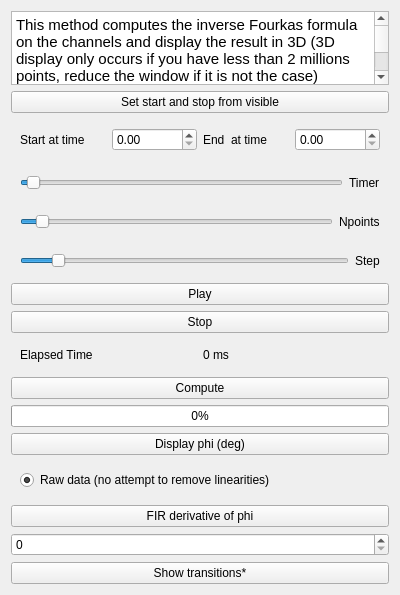
<?xml version="1.0" encoding="UTF-8"?>
<ui version="4.0">
 <class>Form</class>
 <widget class="QWidget" name="Form">
  <property name="geometry">
   <rect>
    <x>0</x>
    <y>0</y>
    <width>400</width>
    <height>595</height>
   </rect>
  </property>
  <property name="windowTitle">
   <string>Form</string>
  </property>
  <layout class="QVBoxLayout" name="verticalLayout">
   <item>
    <widget class="QTextEdit" name="textEdit">
     <property name="html">
      <string>&lt;!DOCTYPE HTML PUBLIC &quot;-//W3C//DTD HTML 4.0//EN&quot; &quot;http://www.w3.org/TR/REC-html40/strict.dtd&quot;&gt;
&lt;html&gt;&lt;head&gt;&lt;meta name=&quot;qrichtext&quot; content=&quot;1&quot; /&gt;&lt;meta charset=&quot;utf-8&quot; /&gt;&lt;style type=&quot;text/css&quot;&gt;
p, li { white-space: pre-wrap; }
hr { height: 1px; border-width: 0; }
li.unchecked::marker { content: &quot;\2610&quot;; }
li.checked::marker { content: &quot;\2612&quot;; }
&lt;/style&gt;&lt;/head&gt;&lt;body style=&quot; font-family:'Segoe UI'; font-size:9pt; font-weight:400; font-style:normal;&quot;&gt;
&lt;p style=&quot; margin-top:0px; margin-bottom:0px; margin-left:0px; margin-right:0px; -qt-block-indent:0; text-indent:0px;&quot;&gt;&lt;span style=&quot; font-family:'Ubuntu'; font-size:11pt;&quot;&gt;This method computes the inverse Fourkas formula on the channels and display the result in 3D (3D display only occurs if you have less than 2 millions points, reduce the window if it is not the case)&lt;/span&gt;&lt;/p&gt;
&lt;p style=&quot; margin-top:0px; margin-bottom:0px; margin-left:0px; margin-right:0px; -qt-block-indent:0; text-indent:0px;&quot;&gt;&lt;span style=&quot; font-family:'Ubuntu'; font-size:11pt;&quot;&gt;.&lt;/span&gt;&lt;/p&gt;
&lt;p style=&quot;-qt-paragraph-type:empty; margin-top:0px; margin-bottom:0px; margin-left:0px; margin-right:0px; -qt-block-indent:0; text-indent:0px; font-family:'Ubuntu'; font-size:11pt;&quot;&gt;&lt;br /&gt;&lt;/p&gt;
&lt;p style=&quot; margin-top:0px; margin-bottom:0px; margin-left:0px; margin-right:0px; -qt-block-indent:0; text-indent:0px;&quot;&gt;&lt;span style=&quot; font-family:'Ubuntu'; font-size:11pt;&quot;&gt;FIR (Finite impulse response) derivative of phi will display the time averaged phi variable. &lt;/span&gt;&lt;/p&gt;&lt;/body&gt;&lt;/html&gt;</string>
     </property>
    </widget>
   </item>
   <item>
    <widget class="QPushButton" name="startstopbutton">
     <property name="text">
      <string>Set start and stop from visible</string>
     </property>
    </widget>
   </item>
   <item>
    <widget class="QWidget" name="widget_2" native="true">
     <layout class="QHBoxLayout" name="horizontalLayout_2">
      <item>
       <widget class="QLabel" name="label_3">
        <property name="text">
         <string>Start at time</string>
        </property>
       </widget>
      </item>
      <item>
       <widget class="QDoubleSpinBox" name="startbox"/>
      </item>
      <item>
       <widget class="QLabel" name="label_4">
        <property name="text">
         <string>End  at time</string>
        </property>
       </widget>
      </item>
      <item>
       <widget class="QDoubleSpinBox" name="stopbox"/>
      </item>
     </layout>
    </widget>
   </item>
   <item>
    <widget class="QWidget" name="widget" native="true">
     <layout class="QHBoxLayout" name="horizontalLayout">
      <item>
       <widget class="QLabeledSlider" name="timerslider">
        <property name="maximum">
         <number>500</number>
        </property>
        <property name="value">
         <number>10</number>
        </property>
        <property name="tracking">
         <bool>true</bool>
        </property>
        <property name="orientation">
         <enum>Qt::Horizontal</enum>
        </property>
       </widget>
      </item>
      <item>
       <widget class="QLabel" name="label">
        <property name="text">
         <string>Timer</string>
        </property>
       </widget>
      </item>
     </layout>
    </widget>
   </item>
   <item>
    <widget class="QWidget" name="widget_3" native="true">
     <layout class="QHBoxLayout" name="horizontalLayout_3">
      <item>
       <widget class="QLabeledSlider" name="npointsslider">
        <property name="maximum">
         <number>1000</number>
        </property>
        <property name="value">
         <number>50</number>
        </property>
        <property name="orientation">
         <enum>Qt::Horizontal</enum>
        </property>
       </widget>
      </item>
      <item>
       <widget class="QLabel" name="label_2">
        <property name="text">
         <string>Npoints</string>
        </property>
       </widget>
      </item>
     </layout>
    </widget>
   </item>
   <item>
    <widget class="QWidget" name="widget_4" native="true">
     <layout class="QHBoxLayout" name="horizontalLayout_4">
      <item>
       <widget class="QLabeledSlider" name="stepslider">
        <property name="maximum">
         <number>1000</number>
        </property>
        <property name="value">
         <number>100</number>
        </property>
        <property name="orientation">
         <enum>Qt::Horizontal</enum>
        </property>
       </widget>
      </item>
      <item>
       <widget class="QLabel" name="label_5">
        <property name="text">
         <string>Step</string>
        </property>
       </widget>
      </item>
     </layout>
    </widget>
   </item>
   <item>
    <widget class="QPushButton" name="playbutton">
     <property name="text">
      <string>Play</string>
     </property>
    </widget>
   </item>
   <item>
    <widget class="QPushButton" name="stopbutton">
     <property name="text">
      <string>Stop</string>
     </property>
    </widget>
   </item>
   <item>
    <widget class="QWidget" name="widget_5" native="true">
     <layout class="QHBoxLayout" name="horizontalLayout_5">
      <item>
       <widget class="QLabel" name="label_6">
        <property name="text">
         <string>Elapsed Time</string>
        </property>
       </widget>
      </item>
      <item>
       <widget class="QLabel" name="elapsedtime">
        <property name="text">
         <string>0 ms</string>
        </property>
       </widget>
      </item>
     </layout>
    </widget>
   </item>
   <item>
    <widget class="QPushButton" name="computebutton">
     <property name="text">
      <string>Compute</string>
     </property>
    </widget>
   </item>
   <item>
    <widget class="QProgressBar" name="progressBar">
     <property name="value">
      <number>0</number>
     </property>
    </widget>
   </item>
   <item>
    <widget class="QPushButton" name="displayphi">
     <property name="text">
      <string>Display phi (deg)</string>
     </property>
    </widget>
   </item>
   <item>
    <widget class="QWidget" name="widget_6" native="true">
     <layout class="QHBoxLayout" name="horizontalLayout_6">
      <item>
       <widget class="QRadioButton" name="rawdatabutton">
        <property name="text">
         <string>Raw data (no attempt to remove linearities)</string>
        </property>
        <property name="checked">
         <bool>true</bool>
        </property>
       </widget>
      </item>
     </layout>
    </widget>
   </item>
   <item>
    <widget class="QPushButton" name="convolvebutton">
     <property name="text">
      <string>FIR derivative of phi</string>
     </property>
    </widget>
   </item>
   <item>
    <widget class="QSpinBox" name="convolutionwindowbox">
     <property name="maximum">
      <number>100000</number>
     </property>
    </widget>
   </item>
   <item>
    <widget class="QPushButton" name="show_transitions_button">
     <property name="text">
      <string>Show transitions*</string>
     </property>
    </widget>
   </item>
  </layout>
 </widget>
 <customwidgets>
  <customwidget>
   <class>QLabeledSlider</class>
   <extends>QSlider</extends>
   <header location="global">superqt</header>
  </customwidget>
 </customwidgets>
 <resources/>
 <connections/>
</ui>
